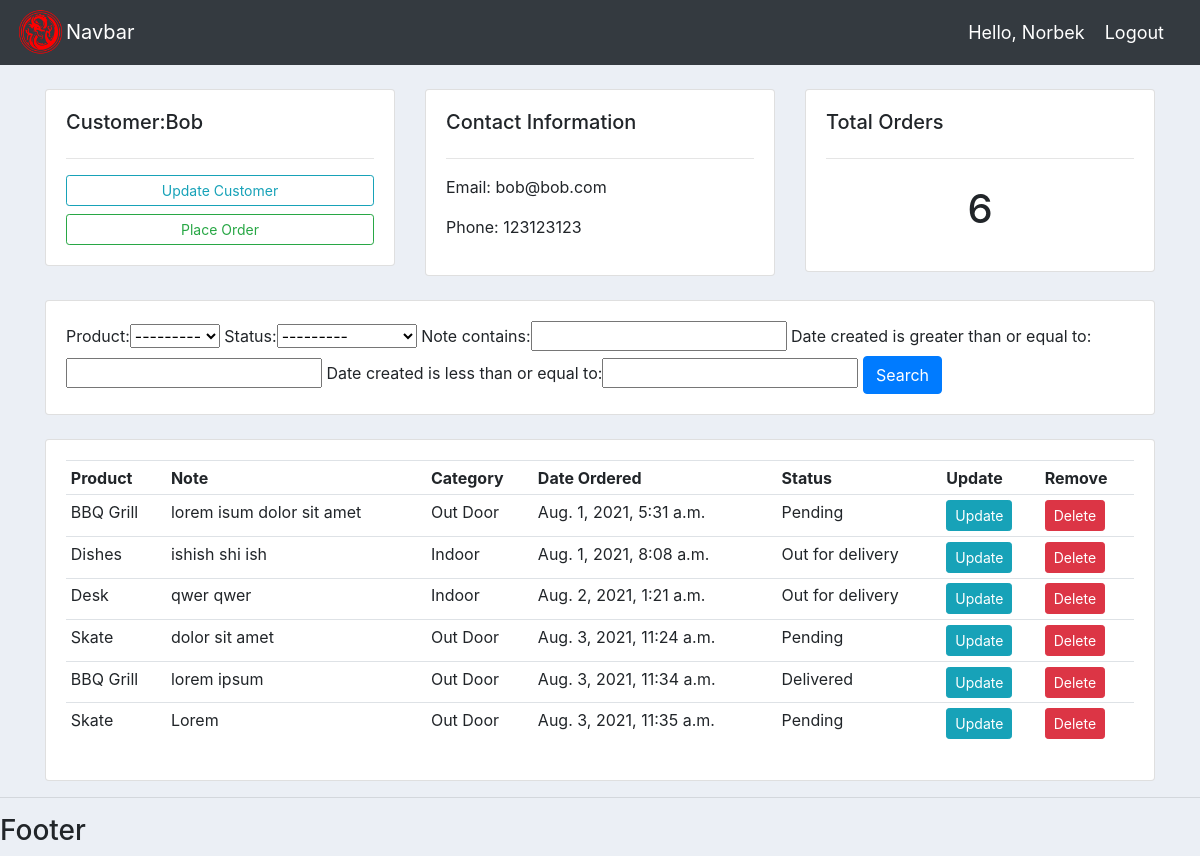
Screenshot of /customers/1/ (signed in) with the database file from the repository.
### accounts/models.py (models this page shows, shortened)
class Customer(models.Model):
    user = models.OneToOneField(User, null=True, on_delete=models.CASCADE)
    name = models.CharField(max_length=200, null=True)
    phone = models.CharField(max_length=200, null=True)
    email = models.CharField(max_length=200, null=True)
    date_created = models.DateTimeField(auto_now_add=True, null=True)

class Order(models.Model):
    STATUS = (
        ('Pending', 'Pending'),
        ('Out for delivery', 'Out for delivery'),
        ('Delivered', 'Delivered')
    )
    customer = models.ForeignKey(Customer, null=True, on_delete=models.SET_NULL)
    product = models.ForeignKey(Product, null=True, on_delete=models.SET_NULL)
    date_created = models.DateTimeField(auto_now_add=True, null=True)
    status = models.CharField(max_length=200, null=True, choices=STATUS)
    note = models.CharField(max_length=1000, null=True)

class Product(models.Model):
    CATEGORY = (
        ('Indoor', 'Indoor'),
        ('Out Door', 'Out Door')
    )
    name = models.CharField(max_length=200, null=True)
    price = models.FloatField(null=True)
    category = models.CharField(max_length=200, null=True, choices=CATEGORY)
    description = models.CharField(max_length=200, null=True)
    date_created = models.DateTimeField(auto_now_add=True, null=True)
    tags = models.ManyToManyField(Tag)
    def __str__(self):
        return self.name

### accounts/decoraters.py (the view)
        def wrapper_func(request, *args, **kwargs):
            group = None
            if request.user.groups.exists():
                group = request.user.groups.all()[0].name
            if group in allowed_roles:
                return view_func(request, *args, **kwargs)
            else:
                return HttpResponse('You are not authorized!')

### accounts/decoraters.py (called while the page is built)
def allowed_users(allowed_roles=[]):
    def decorator(view_func):
        def wrapper_func(request, *args, **kwargs):
            group = None
            if request.user.groups.exists():
                group = request.user.groups.all()[0].name
            if group in allowed_roles:
                return view_func(request, *args, **kwargs)
            else:
                return HttpResponse('You are not authorized!')
        return wrapper_func
    return decorator

### accounts/views.py (called while the page is built)
@login_required(login_url='login')
@allowed_users(allowed_roles=['admin'])
def customers(request, pk):
    customer = Customer.objects.get(id=pk)
    orders = customer.order_set.all()
    order_count = orders.count()
    myFilter = OrderFilter(request.GET, queryset=orders)
    orders = myFilter.qs
    context = {'customer': customer, 'orders': orders, 'order_count': order_count, 'myFilter': myFilter}
    return render(request, 'accounts/customers.html', context)

### accounts/templates/accounts/customers.html
{% extends 'accounts/base.html' %}
{% block content %}
    <br>
    <div class="row">
        <div class="col-md">
            <div class="card card-body">
                <h5>Customer:{{ customer.name }}</h5>
                <hr>
                <a class="btn btn-outline-info  btn-sm btn-block" href="">Update Customer</a>
                <a class="btn btn-outline-success  btn-sm btn-block" href="{% url 'create_order' customer.id %}">Place Order</a>
            </div>
        </div>
        <div class="col-md">
            <div class="card card-body">
                <h5>Contact Information</h5>
                <hr>
                <p>Email: {{ customer.email }}</p>
                <p>Phone: {{ customer.phone }}</p>
            </div>
        </div>
        <div class="col-md">
            <div class="card card-body">
                <h5>Total Orders</h5>
                <hr>
                <h1 style="text-align: center;padding: 10px">{{ order_count }}</h1>
            </div>
        </div>
    </div>
    <br>
    <div class="row">
        <div class="col">
            <div class="card card-body">
                <form method="get">
                    {{ myFilter.form }}
                    <button class="btn btn-primary" type="submit">Search</button>
                </form>
            </div>
        </div>
    </div>
    <br>
    <div class="row">
        <div class="col-md">
            <div class="card card-body">
                <table class="table table-sm">
                    <tr>
                        <th>Product</th>
                        <th>Note</th>
                        <th>Category</th>
                        <th>Date Ordered</th>
                        <th>Status</th>
                        <th>Update</th>
                        <th>Remove</th>
                    </tr>
                    {% for order in orders %}
                        <tr>
                            <td>{{ order.product }}</td>
                            <td>{{ order.note }}</td>
                            <td>{{ order.product.category }}</td>
                            <td>{{ order.date_created }}</td>
                            <td>{{ order.status }}</td>
                            <td><a href="#" class="btn btn-sm btn-info">Update</a></td>
                            <td><a href="#" class="btn btn-sm btn-danger">Delete</a></td>
                        </tr>
                    {% endfor %}
                </table>
            </div>
        </div>
    </div>
{% endblock %}

### accounts/templates/accounts/navbar.html (shortened to what this page needs)
{% load static %}
<nav class="navbar navbar-expand-lg navbar-dark bg-dark">
    <img src="{% static "images/logo.png" %}" alt="logo" style="width: 50px;">
    <a class="navbar-brand" href="{% url 'home' %}">Navbar</a>
    <span class="hello-msg">Hello, {{ request.user }}</span>
    <span><a class="hello-msg" href="{% url 'logout' %}">Logout</a></span>
</nav>

### static/css/main.css (style rules this page uses)
body { background-color: #ebeff5; }

### accounts/templates/accounts/navbar.html (style rules this page uses)
.hello-msg { font-size: 18px; color: white; margin-right: 20px; }

### rows the page displays
Customer: name "Bob", email "bob@bob.com", phone "123123123"
Order: product "BBQ Grill", note "lorem isum dolor sit amet", product.category "Out Door", date_created "Aug. 1, 2021, 5:31 a.m.", status "Pending"
Order: product "Dishes", note "ishish shi ish", product.category "Indoor", date_created "Aug. 1, 2021, 8:08 a.m.", status "Out for delivery"
Order: product "Desk", note "qwer qwer", product.category "Indoor", date_created "Aug. 2, 2021, 1:21 a.m.", status "Out for delivery"
Order: product "Skate", note "dolor sit amet", product.category "Out Door", date_created "Aug. 3, 2021, 11:24 a.m.", status "Pending"
Order: product "BBQ Grill", note "lorem ipsum", product.category "Out Door", date_created "Aug. 3, 2021, 11:34 a.m.", status "Delivered"
Order: product "Skate", note "Lorem", product.category "Out Door", date_created "Aug. 3, 2021, 11:35 a.m.", status "Pending"

### other values shown
{{ request.user }} "Norbek"
{{ order_count }} "6"
